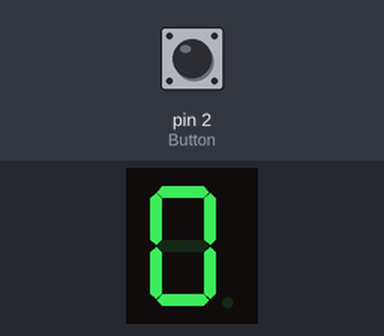
Recording of a sketch running on a simulated Arduino Uno, built with avr-gcc and run on an emulated ATmega328P. Shown: 1-digit seven-segment display. Wiring (inferred from the names in the program): 1-digit 7-segment display, segments lit when HIGH: segments pin 10, pin 9, pin 8, pin 7, pin 6, pin 5, pin 4. Inputs (shaded band) come from the test bench; at power-on: pin 2 (Button) LOW. The segment pins are drawn as the display they are named for.

Above: at 1.2 s.
1.3 s: pin 2 (Button) pulled HIGH for 3.2 s
At 5.2 s:
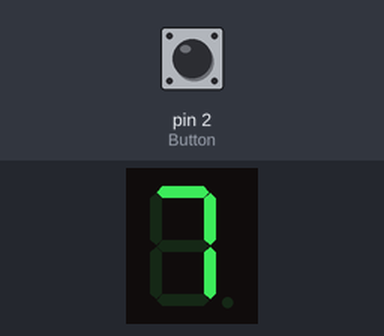
6.0 s: pin 2 (Button) pulled HIGH for 0.15 s
At 7.7 s:
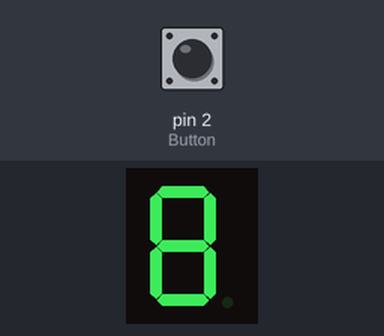
8.0 s: pin 2 (Button) pulled HIGH for 1 s
At 8.9 s:
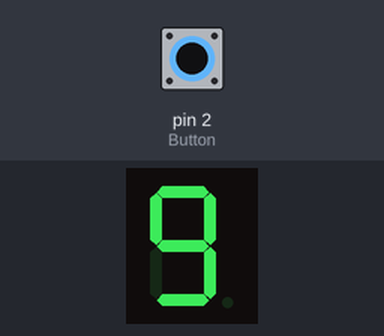
Timing chart, 0 to 11.0 s (numbered marks = the images above; inputs shaded):
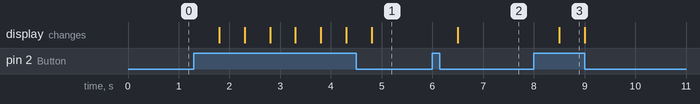

Measured:
- after the input at 1.3 s, the display: first changes after 0.50 s (image 1 shows a later state)
- after the input at 6.0 s, the display: changes after 0.50 s (image 2)
- after the input at 8.0 s, the display: changes after 0.50 s (image 3)

The sketch:

7Segments___Boto_de_paus.ino
```cpp
/****************************************************************
**                           TÍTOL:                            **
**                   7 Segments + Sumar 1                      **
**                                                             **
**  NOM:Andreu Burgués Chiva                  DATA: 17/01/2020 **
****************************************************************/
//************************ INCLUDE ******************************


//*********************** VARIABLES *****************************
//Asignar els pins segons l'ordre estandar del display de 7 segments i el boto de interrupció
const int A = 10;
const int B = 9;
const int C = 8;
const int D = 7;
const int E = 6;
const int F = 5;
const int G = 4;
const int Button = 2;

//Variable per més tard
int contador = 0;


//************************* SETUP *******************************
void setup() {              // configura el final de sortida

  //Asignar els pins com a sortida
  pinMode (A, OUTPUT);
  pinMode (B, OUTPUT);
  pinMode (C, OUTPUT);
  pinMode (D, OUTPUT);
  pinMode (E, OUTPUT);
  pinMode (F, OUTPUT);
  pinMode (G, OUTPUT);
  pinMode (Button, INPUT);
}

//************************** LOOP *******************************
void loop() {                // inicia el bucle del programa

    if(digitalRead(Button) == HIGH)
    {
      if (contador == 9)
      {
          contador = 0;
      }
      else
      {
        contador = contador + 1;
      }
      delay(500);
    }

  if(contador == 0)
  {
    digitalWrite (A, HIGH);
    digitalWrite (B, HIGH);
    digitalWrite (C, HIGH);
    digitalWrite (D, HIGH);
    digitalWrite (E, HIGH);
    digitalWrite (F, HIGH);
    digitalWrite (G, LOW);
  }
  else if(contador == 1)
  {
    digitalWrite (A, LOW);
    digitalWrite (B, HIGH);
    digitalWrite (C, HIGH);
    digitalWrite (D, LOW);
    digitalWrite (E, LOW);
    digitalWrite (F, LOW);
    digitalWrite (G, LOW);
  }
  else if(contador == 2)
  {
    digitalWrite (A, HIGH);
    digitalWrite (B, HIGH);
    digitalWrite (C, LOW);
    digitalWrite (D, HIGH);
    digitalWrite (E, HIGH);
    digitalWrite (F, LOW);
    digitalWrite (G, HIGH);
  }
  else if(contador == 3)
  {
    digitalWrite (A, HIGH);
    digitalWrite (B, HIGH);
    digitalWrite (C, HIGH);
    digitalWrite (D, HIGH);
    digitalWrite (E, LOW);
    digitalWrite (F, LOW);
    digitalWrite (G, HIGH);
  }
  else if(contador == 4)
  {
    digitalWrite (A, LOW);
    digitalWrite (B, HIGH);
    digitalWrite (C, HIGH);
    digitalWrite (D, LOW);
    digitalWrite (E, LOW);
    digitalWrite (F, HIGH);
    digitalWrite (G, HIGH);
  }
  else if(contador == 5)
  {
    digitalWrite (A, HIGH);
    digitalWrite (B, LOW);
    digitalWrite (C, HIGH);
    digitalWrite (D, HIGH);
    digitalWrite (E, LOW);
    digitalWrite (F, HIGH);
    digitalWrite (G, HIGH);
  }
  else if(contador == 6)
  {
    digitalWrite (A, HIGH);
    digitalWrite (B, LOW);
    digitalWrite (C, HIGH);
    digitalWrite (D, HIGH);
    digitalWrite (E, HIGH);
    digitalWrite (F, HIGH);
    digitalWrite (G, HIGH);
  }
  else if(contador == 7)
  {
    digitalWrite (A, HIGH);
    digitalWrite (B, HIGH);
    digitalWrite (C, HIGH);
    digitalWrite (D, LOW);
    digitalWrite (E, LOW);
    digitalWrite (F, LOW);
    digitalWrite (G, LOW);
  }
  else if(contador == 8)
  {
    digitalWrite (A, HIGH);
    digitalWrite (B, HIGH);
    digitalWrite (C, HIGH);
    digitalWrite (D, HIGH);
    digitalWrite (E, HIGH);
    digitalWrite (F, HIGH);
    digitalWrite (G, HIGH);
  }
  else if(contador == 9)
  {
    digitalWrite (A, HIGH);
    digitalWrite (B, HIGH);
    digitalWrite (C, HIGH);
    digitalWrite (D, HIGH);
    digitalWrite (E, LOW);
    digitalWrite (F, HIGH);
    digitalWrite (G, HIGH);
  }
}


//************************* FUNCIONS ****************************
```
